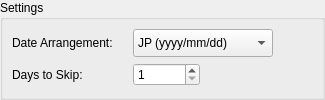
            <widget class="QWidget" name="page_3">
             <layout class="QVBoxLayout" name="verticalLayout_7">
              <property name="leftMargin">
               <number>0</number>
              </property>
              <property name="topMargin">
               <number>0</number>
              </property>
              <property name="rightMargin">
               <number>0</number>
              </property>
              <property name="bottomMargin">
               <number>0</number>
              </property>
              <item>
               <widget class="QGroupBox" name="GB_DaySkipper_Unlimited">
                <property name="title">
                 <string>Settings</string>
                </property>
                <layout class="QVBoxLayout" name="verticalLayout_3">
                 <item>
                  <layout class="QHBoxLayout" name="horizontalLayout_5">
                   <item>
                    <widget class="QLabel" name="label_5">
                     <property name="minimumSize">
                      <size>
                       <width>115</width>
                       <height>0</height>
                      </size>
                     </property>
                     <property name="text">
                      <string>Date Arrangement:</string>
                     </property>
                    </widget>
                   </item>
                   <item>
                    <widget class="QComboBox" name="DaySkipper_Unlimited_DateArrangement">
                     <property name="minimumSize">
                      <size>
                       <width>140</width>
                       <height>28</height>
                      </size>
                     </property>
                     <property name="maximumSize">
                      <size>
                       <width>140</width>
                       <height>16777215</height>
                      </size>
                     </property>
                     <item>
                      <property name="text">
                       <string>JP (yyyy/mm/dd)</string>
                      </property>
                     </item>
                     <item>
                      <property name="text">
                       <string>EU (dd/mm/yyyy)</string>
                      </property>
                     </item>
                     <item>
                      <property name="text">
                       <string>US (mm/dd/yyyy)</string>
                      </property>
                     </item>
                    </widget>
                   </item>
                   <item>
                    <spacer name="horizontalSpacer_5">
                     <property name="orientation">
                      <enum>Qt::Horizontal</enum>
                     </property>
                     <property name="sizeHint" stdset="0">
                      <size>
                       <width>40</width>
                       <height>20</height>
                      </size>
                     </property>
                    </spacer>
                   </item>
                  </layout>
                 </item>
                 <item>
                  <layout class="QHBoxLayout" name="horizontalLayout_6">
                   <item>
                    <widget class="QLabel" name="label_6">
                     <property name="minimumSize">
                      <size>
                       <width>115</width>
                       <height>0</height>
                      </size>
                     </property>
                     <property name="text">
                      <string>Days to Skip:</string>
                     </property>
                    </widget>
                   </item>
                   <item>
                    <widget class="QSpinBox" name="DaySkipper_Unlimited_DaysToSkip">
                     <property name="minimum">
                      <number>1</number>
                     </property>
                     <property name="maximum">
                      <number>2147483647</number>
                     </property>
                     <property name="value">
                      <number>1</number>
                     </property>
                    </widget>
                   </item>
                   <item>
                    <spacer name="horizontalSpacer_6">
                     <property name="orientation">
                      <enum>Qt::Horizontal</enum>
                     </property>
                     <property name="sizeHint" stdset="0">
                      <size>
                       <width>40</width>
                       <height>20</height>
                      </size>
                     </property>
                    </spacer>
                   </item>
                  </layout>
                 </item>
                </layout>
               </widget>
              </item>
             </layout>
            </widget>
